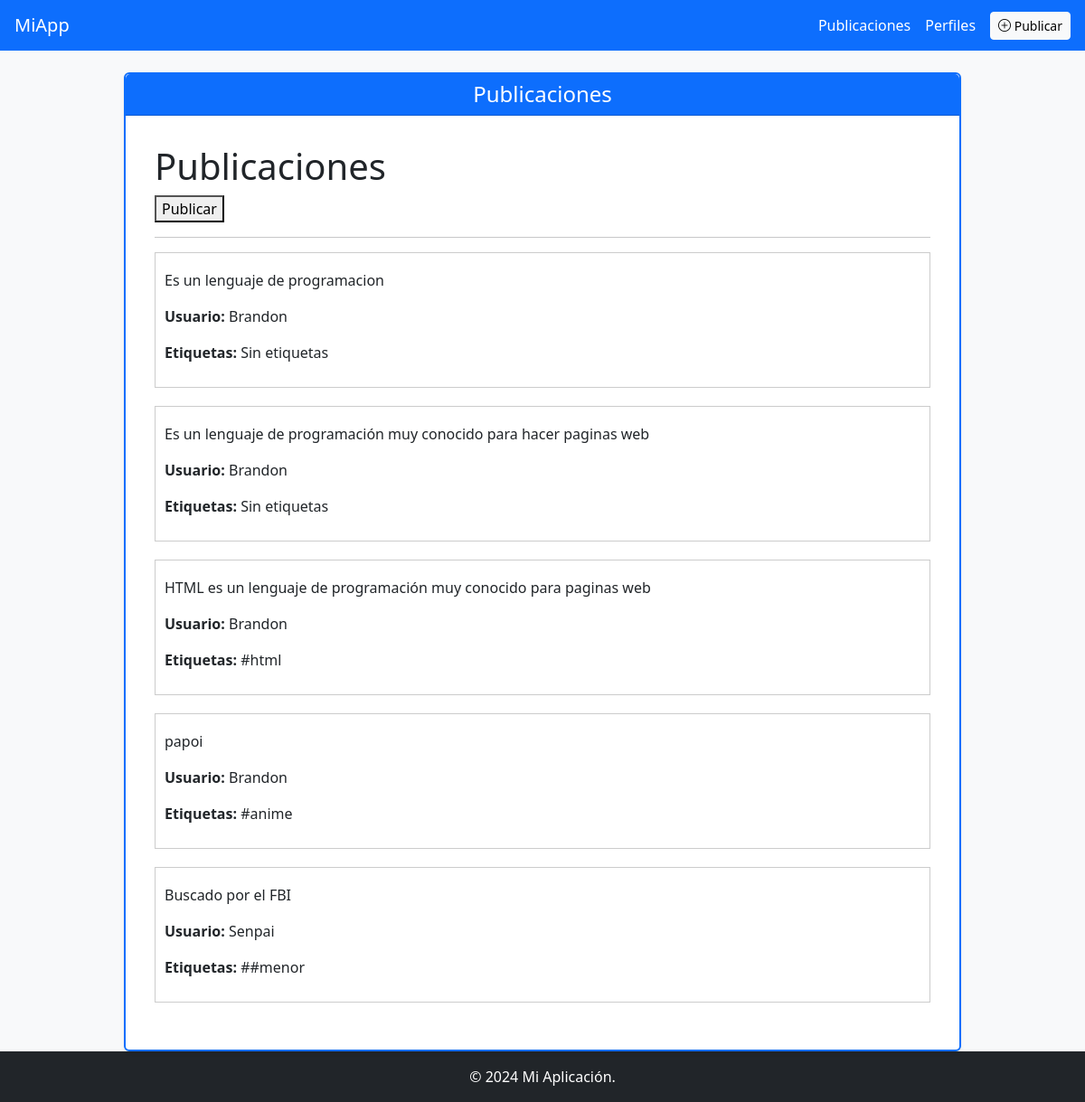
The app's page /publicaciones/ with its own data.
### app/models/publicacion.py (models this page shows)
class Publicacion(db.Model):
    __tablename__='publicacion'
    id= db.Column(db.Integer, primary_key=True)
    titulo= db.Column(db.String(200), nullable=False)
    contenido= db.Column(db.Text,nullable=False)
    usuario_id=db.Column(db.Integer,db.ForeignKey('users.idUser'))
    usuario = db.relationship('User', back_populates='publicaciones')
    etiquetas=db.relationship(
        'Etiqueta',
        secondary=publicacion_etiqueta,
        backref='publicaciones'
    )

### app/models/users.py (models this page shows, shortened)
class User(db.Model, UserMixin):
    __tablename__ = 'users'
    idUser = db.Column(db.Integer, primary_key=True)
    nameUser = db.Column(db.String(80), unique=True, nullable=False)
    passwordUser = db.Column(db.String(255), nullable=False)  # más espacio para hash
    email = db.Column(db.String(120), unique=True, nullable=False)
    perfil = db.relationship('Perfil', back_populates='user', uselist=False)
    publicaciones = db.relationship('Publicacion', back_populates='usuario')

### app/models/etiqueta.py (models this page shows, shortened)
class Etiqueta(db.Model):
    __tablename__ = 'etiqueta'
    id = db.Column(db.Integer, primary_key=True)
    nombre = db.Column(db.String(80), nullable=False)
    slug = db.Column(db.String(80), nullable=False, unique=True)

### app/routes/publicacion_route.py (the view)
@bp.route('/')
def lista():
    publicaciones = Publicacion.query.all()
    return render_template('publicaciones/lista.html', publicaciones=publicaciones)

### app/templates/publicaciones/lista.html (shortened to what this page needs)
{% extends 'base.html' %}
{% block titulo_pagina %}
Publicaciones
{% endblock %}
{% block content %}
<h1>Publicaciones</h1>
<a href="{{ url_for('publicacion.add') }}">
    <button>Publicar</button>
</a>
<hr>
{% if publicaciones %}
    {% for p in publicaciones %}
        <div style="margin-bottom: 20px; padding: 10px; border: 1px solid #ccc;">
            <p>{{ p.contenido }}</p>
            <p>
                <strong>Usuario:</strong> {{ p.usuario.nameUser }}
            </p>
            <p>
                <strong>Etiquetas:</strong>
                {% if p.etiquetas %}
                    {% for e in p.etiquetas %}
                        <span>#{{ e.nombre }}</span>
                    {% endfor %}
                {% else %}
                    <span>Sin etiquetas</span>
                {% endif %}
            </p>
        </div>
    {% endfor %}
{% else %}
    <p>No hay publicaciones aún</p>
{% endif %}
{% endblock %}

### records on screen
Publicacion: contenido "Es un lenguaje de programacion", usuario.nameUser "Brandon", shows "Sin etiquetas"
Publicacion: contenido "Es un lenguaje de programación muy conocido para hacer paginas web", usuario.nameUser "Brandon", shows "Sin etiquetas"
Publicacion: contenido "HTML es un lenguaje de programación muy conocido para paginas web", usuario.nameUser "Brandon"
Etiqueta: nombre "html"
Publicacion: contenido "papoi", usuario.nameUser "Brandon"
Etiqueta: nombre "anime"
Publicacion: contenido "Buscado por el FBI", usuario.nameUser "Senpai"
Etiqueta: nombre "#menor"
